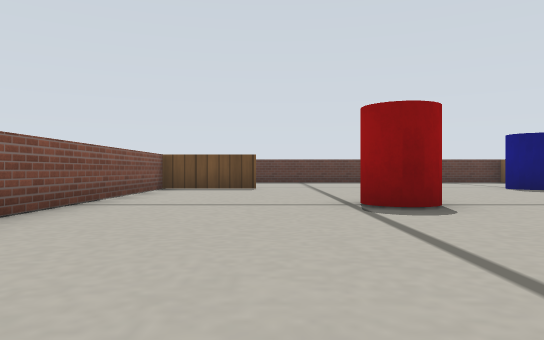
View 1 (above)

16 first-person views from a walk through a Gazebo world. The camera is 0.09 m above the floor, looks level and sees 70° across. The floor is counted in squares, 0.2 m on a side. Each view is taken from the middle of a square. On the plan, view 1 faces up. The plan holds only what a view shows up to about 9 squares ahead; the rest is blank. The robots in the file are not drawn. Gazebo's built-in surfaces are drawn with simple patterns.

View 2
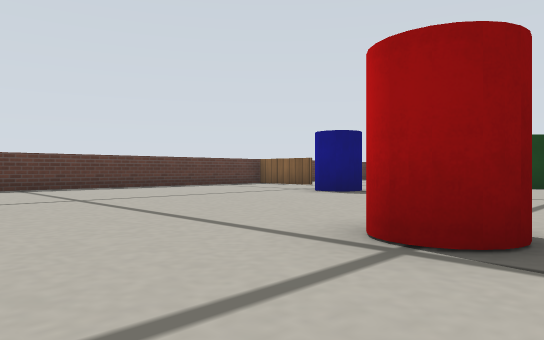

View 3
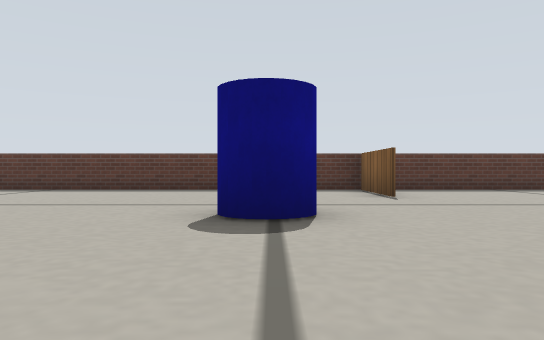

View 4
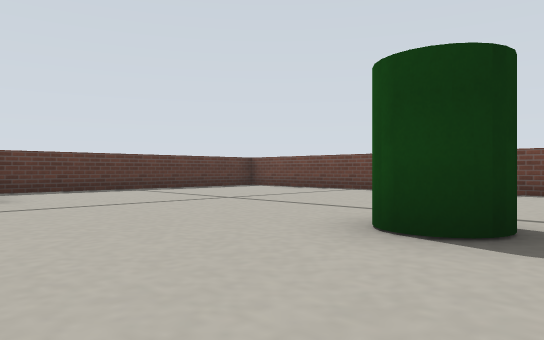

View 5
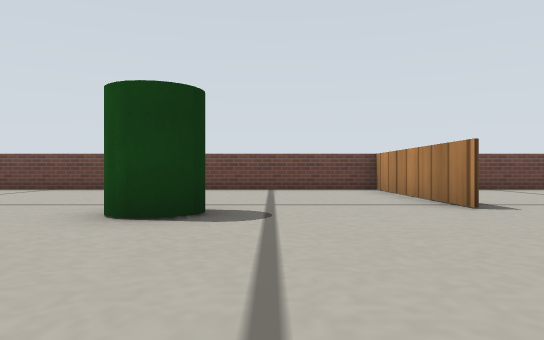

View 6
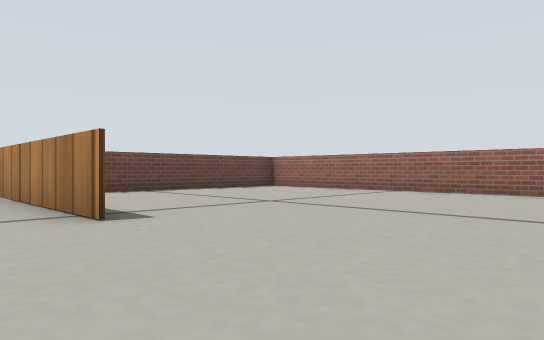

View 7
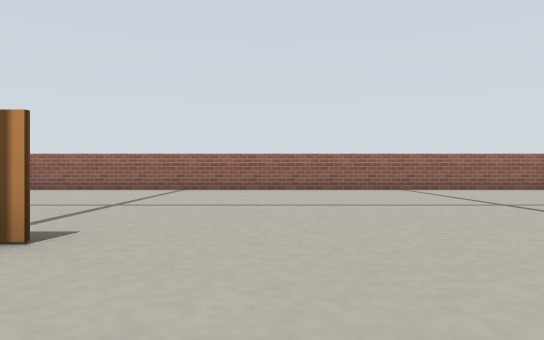

View 8
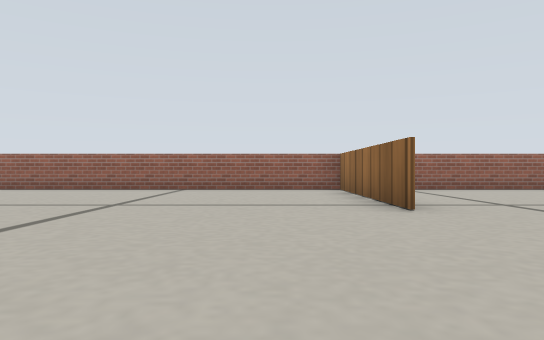

View 9
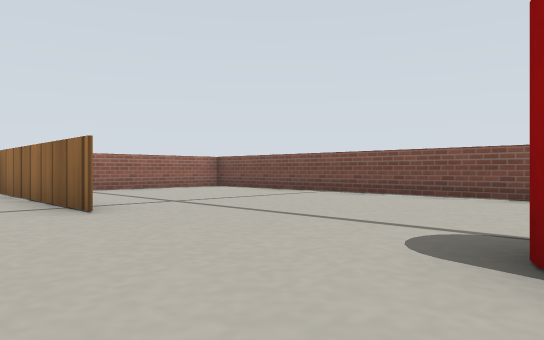

View 10
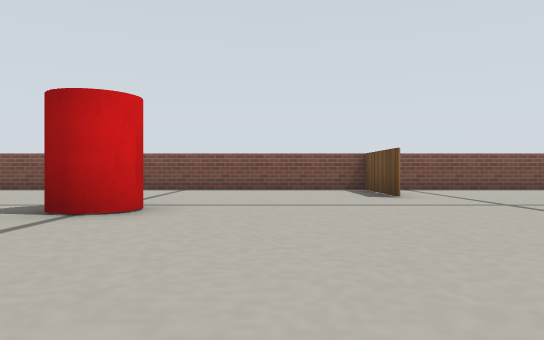

View 11
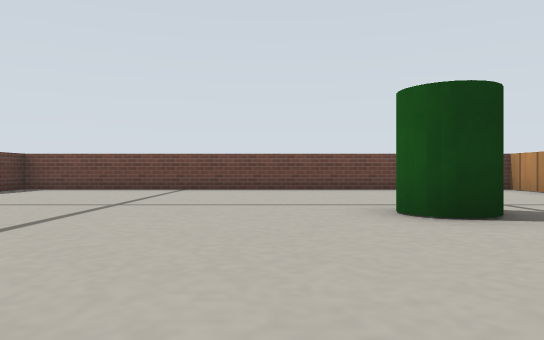

View 12
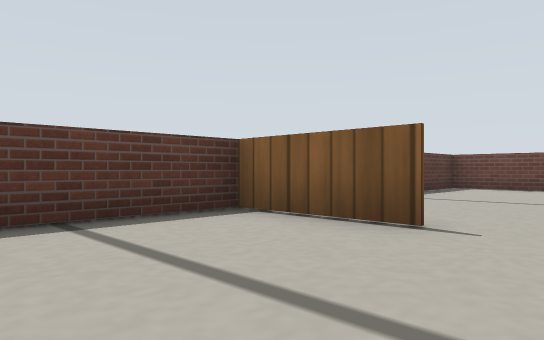

View 13
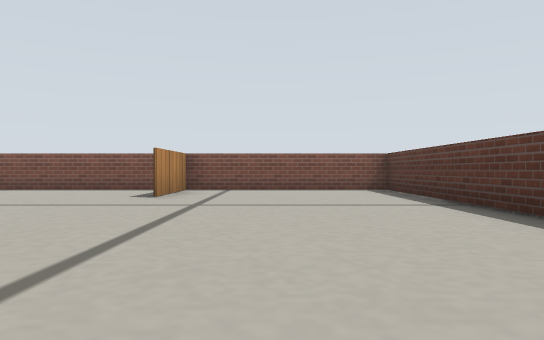

View 14
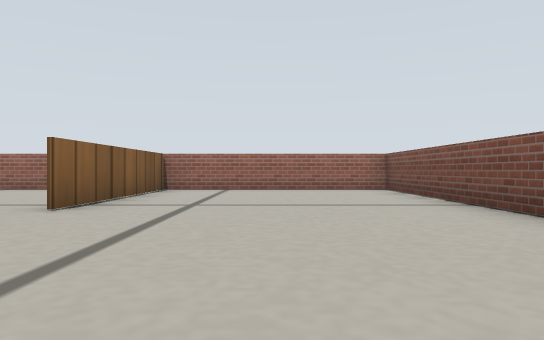

View 15
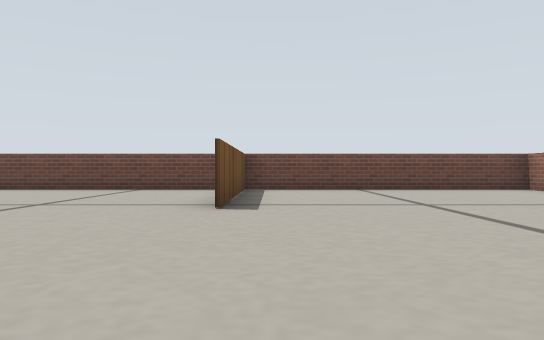

View 16
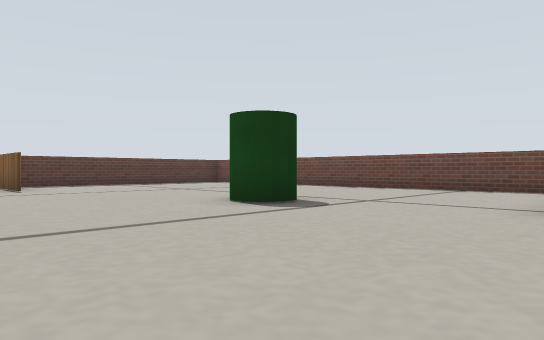

### Floor plan
Points are (right, up) in squares from view 1. A wall is a line through its corners. A room is listed if a view was taken in it or the views show most of it. See-through windows are left out.
Room 1 (views 1, 2, 3, 4, 5, 6, 7, 8, 9, 10, 11, 12, 13, 14, 15, 16)
walls: (10.4, 2.7) (14.7, 2.7); (2.5, 0.8) (2.5, -3.8); (8, 11.2) (8, 13.5); (-0.4, 9.1) (-2.5, 9.1) (-0.4, 9.1); (14.6, 2.6) (10.5, 2.6); (2.4, -3.8) (2.4, 0.8); (-2.6, 13.5) (-2.6, -3.7) (14.7, -3.7) (14.7, 13.5) (-2.6, 13.5)
objects: red cylinder (1, 5) to (2, 5); blue cylinder (6, 9); green cylinder (10, 6) to (10, 7)

Where each view was taken, in squares from view 1:
view 1: 0 up, 0 right, facing up
view 2: 4 up, 1 left, facing up-right
view 3: 5 up, 6 right, facing up
view 4: 5 up, 7 right, facing up-right
view 5: 5 up, 6 right, facing right
view 6: 4 up, 7 right, facing down-right
view 7: 5 up, 9 right, facing down
view 8: 5 up, 4 right, facing down
view 9: 5 up, 4 right, facing down-left
view 10: 7 up, 6 right, facing left
view 11: 8 up, 6 right, facing right
view 12: 10 up, 5 right, facing up-right
view 13: 11 up, 6 right, facing left
view 14: 5 up, 0 right, facing down
view 15: 2 up, 6 right, facing right
view 16: 2 up, 6 right, facing up-right
